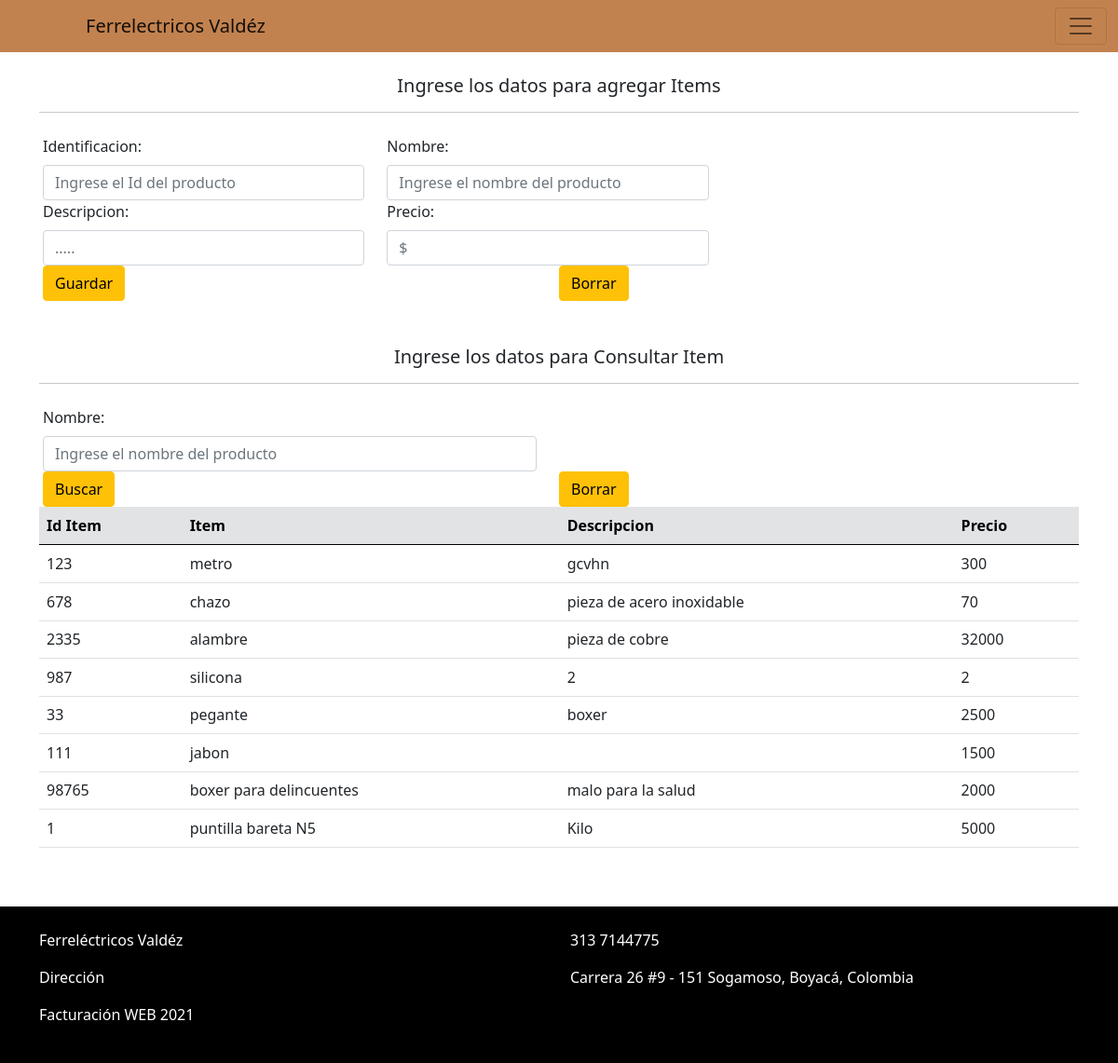
Page /item.php (signed in) on the earlier database version.
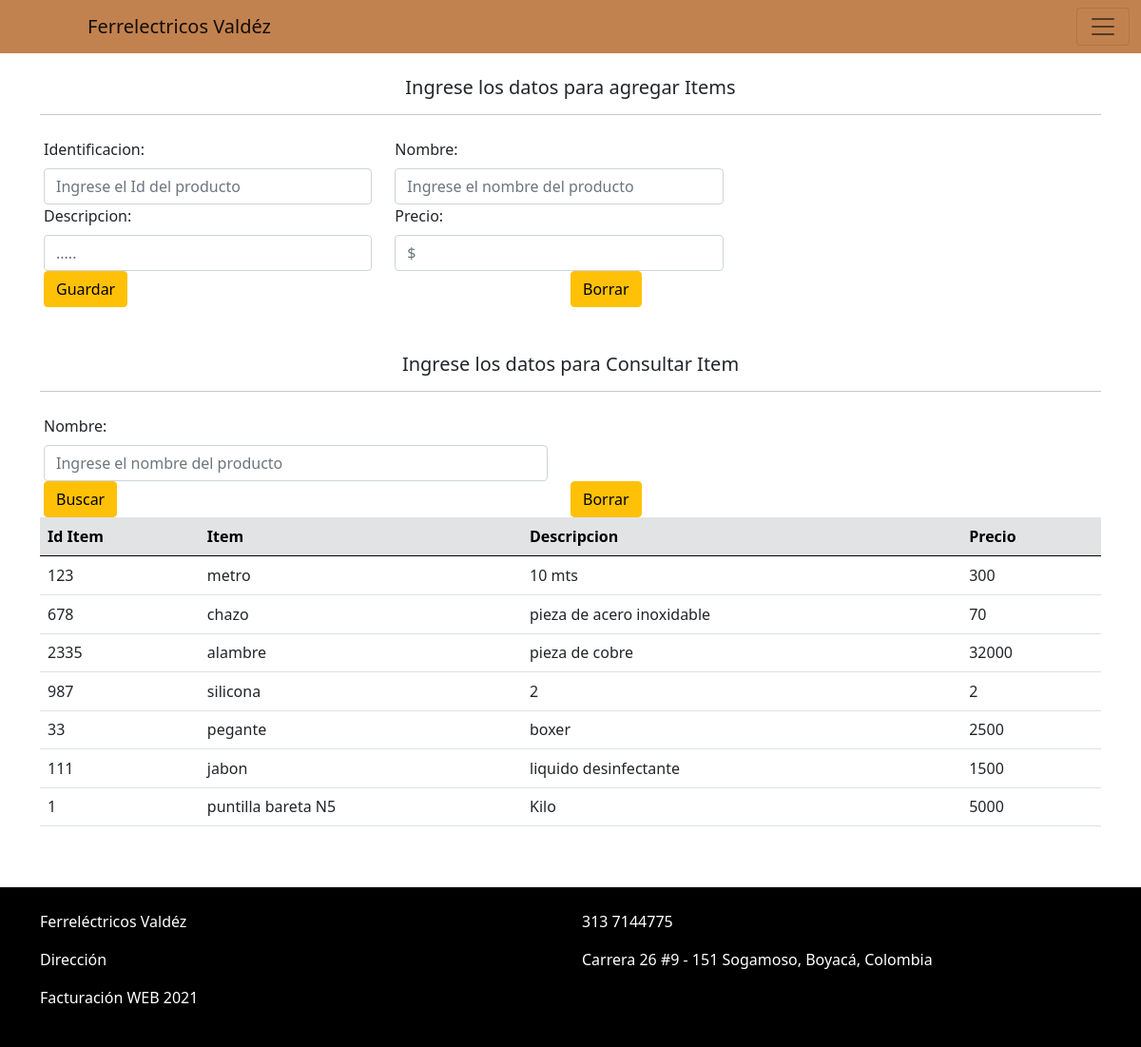
Same page on the later database version.
### tables this page shows
CREATE TABLE IF NOT EXISTS `item` (
  `Id` int(12) NOT NULL,
  `denominacion` varchar(30) NOT NULL,
  `descripcion` varchar(150) NOT NULL,
  `precio` int(10) NOT NULL,
  PRIMARY KEY (`Id`)
);

### item.php (the view, shortened to what the changed rows need)
<?php
    require 'database.php';
    if(isset($_SESSION['user_id'])){
        $records = $conn->prepare('SELECT id, usuario, password FROM users WHERE id = :id ');
        $records->bindParam(':id', $_SESSION['user_id']);
        $records->execute();
        $results = $records->fetch(PDO::FETCH_ASSOC);
        $user = null;
        if (count($results) > 0) {
            $user = $results;
        }
    }
?>
<!DOCTYPE html>
<html lang="en">
<head>
    <link href="https://cdn.jsdelivr.net/npm/bootstrap@5.1.0/dist/css/bootstrap.min.css" rel="stylesheet">
</head>
<body>
  <?php if(!empty($user)):?>
      <br>
      <div class="container">
        <br>
        <br>
    <br>
        <br>
        <table class="table caption-top">
      <thead class="table-secondary">
        <tr>
          <th scope="col"> Id Item </th>
          <th scope="col"> Item </th>
          <th scope="col"> Descripcion </th>
          <th scope="col"> Precio</th>
          </tr>
      </thead>
      <tbody>
        <?php
          require 'database.php';
          $nombre= ( empty($_POST['nombre']) ) ? NULL : $_POST['nombre'];
          if(!empty($nombre)){
            $consulta = $conn->query("SELECT * FROM item WHERE denominacion LIKE '%$nombre%'");
            foreach($consulta as $result){
              echo "<tr>
              <td>".$result['Id']."</td>";
                  echo "<td>". $result['denominacion']."</td>";
                  echo "<td>". $result['descripcion']."</td>";
                  echo "<td>". $result['precio']."</td>";
                  echo "<tr>";
            }
          }else{
            $consulta = $conn->query("SELECT * FROM item");
            foreach($consulta as $result){
              echo "<tr>
              <td>".$result['Id']."</td>";
                  echo "<td>". $result['denominacion']."</td>";
                  echo "<td>". $result['descripcion']."</td>";
                  echo "<td>". $result['precio']."</td>";
                  echo "<tr>";
            }
          }
        ?>
      </tbody>
      </table>
      <br>
        </div>
</body>
<br>
<?php endif; ?>
</html>

Differences in the rows shown:
removed item: Id "98765", denominacion "boxer para delincuentes", descripcion "malo para la salud", precio "2000"
changed item "metro": descripcion "gcvhn" → "10 mts"
changed item "jabon": descripcion (not shown) → "liquido desinfectante"
